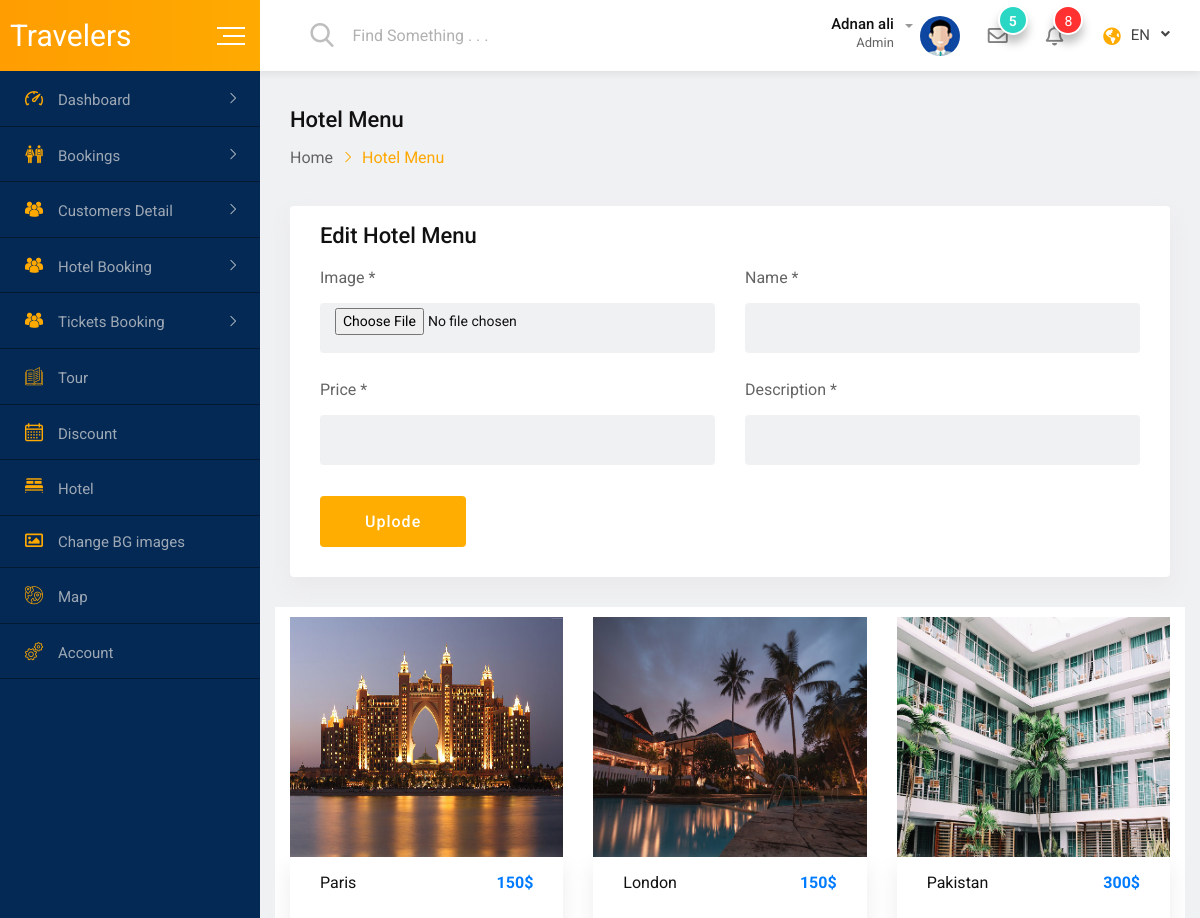
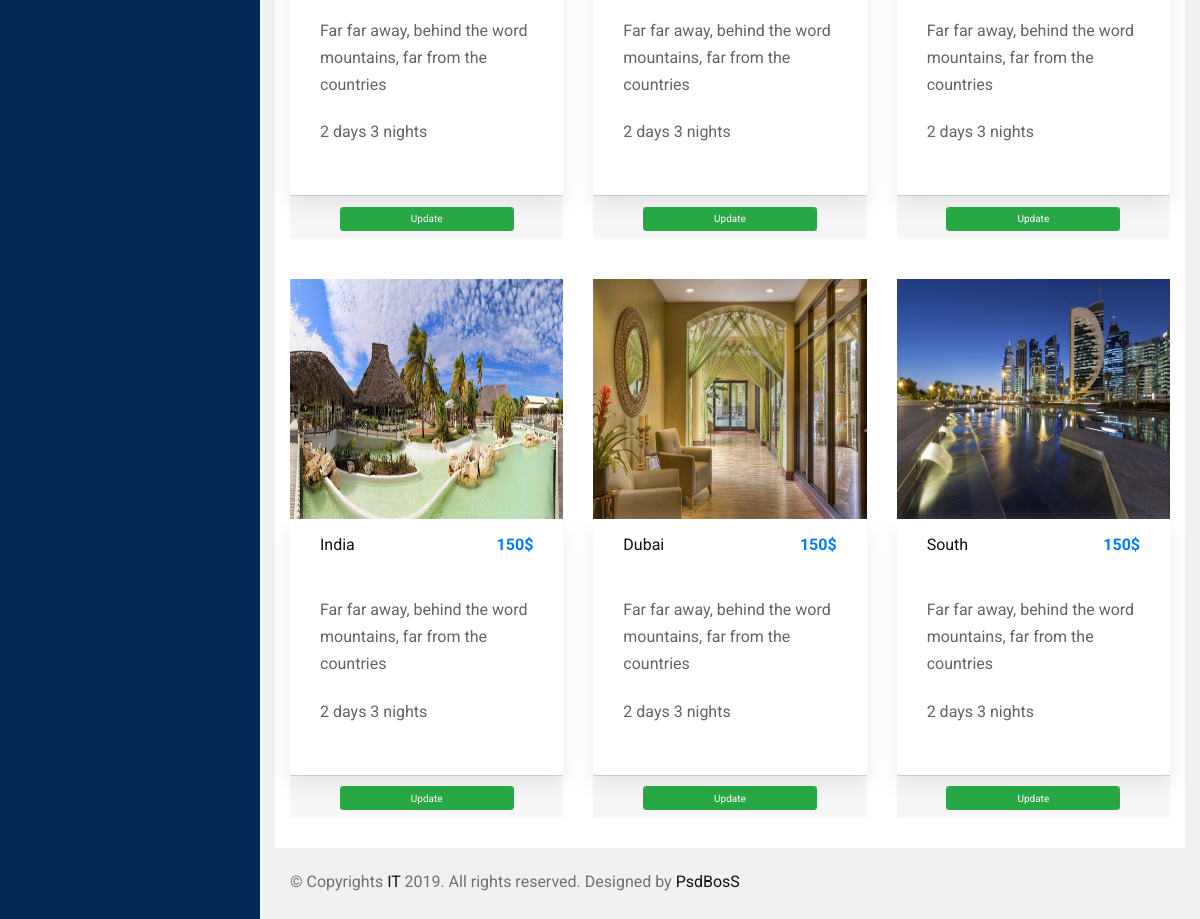
The page /admin/hotel.php (signed in) on the database its author committed (2 pictures, top to bottom).
### tables this page shows
CREATE TABLE `hotelmenu` (
  `id` int(11) NOT NULL,
  `pic` varchar(200) NOT NULL,
  `name` text NOT NULL,
  `price` text NOT NULL,
  `dis` text NOT NULL,
  `status` varchar(20) NOT NULL DEFAULT 'hotel'
);

### admin/hotel.php (the view, shortened to what this page needs)
<?php require_once 'includes/header.php'; ?>
<div class="dashboard-content-one">
  <div class="breadcrumbs-area">
    <h3>Hotel Menu</h3>
    <ul>
      <li>
        <a href="index.php">Home</a>
      </li>
      <li>Hotel Menu</li>
    </ul>
  </div>
  <div class="row">
    <div class="col-4-xxxl col-12">
      <div class="card height-auto">
        <div class="card-body">
          <div class="heading-layout1">
            <div class="item-title">
              <h3>Edit Hotel Menu</h3>
            </div>
                </div>
                <form class="new-added-form" method="POST" enctype="multipart/form-data">
                  <div class="row">
                    <div class="col-12-xxxl col-lg-6 col-12 form-group">
                      <label>Image *</label>
                      <input type="file" required="" name="pic" class="form-control">
                    </div>
                    <div class="col-12-xxxl col-lg-6 col-12 form-group">
                      <label>Name *</label>
                      <input type="text" required="" name="name" class="form-control">
                    </div>
                    <div class="col-12-xxxl col-lg-6 col-12 form-group">
                      <label>Price *</label>
                      <input type="text" required="" name="price" class="form-control">
                    </div>
                    <div class="col-12-xxxl col-lg-6 col-12 form-group">
                      <label>Description *</label>
                      <input type="text" class="form-control" name="dis" required="">
                    </div>
                    <div class="col-12 form-group mg-t-8">
                      <button type="submit" name="submit" class="btn-fill-lg btn-gradient-yellow btn-hover-bluedark">Uplode</button>
                    </div>
                  </div>
                </form>
              </div>
            </div>
          </div>
<div class="container-fluid">
  <?php
$query = "select * from hotelmenu";
$select = mysqli_query($con, $query);
?>
  <div class="row bg-light">
           <?php
while ($row = mysqli_fetch_assoc($select)) {
?>
    <div class="col-4">
      <div class="card  pt-3">
        <div class="card-img card-img-top"><img src="../uplode/<?php echo $row['pic'] ?>" style="width: 100%; height: 240px;" alt=""></div>
        <div class="card-body">
     <h6 class="d-flex justify-content-between"><?php echo $row['name'] ?> <p class="text-primary font-weight-bold"><?php echo $row['price'] ?></p></h6>
               <?php echo $row['dis']?>
        </div>
          <div class="card-footer text-sm-center"><a href="cardupdate.php?id=<?php echo $row['id'];  ?>" role="button" class="form-control btn btn-success" style="width: 70%;">Update</a></div>
      </div>
    </div>
<?php
}
?>
  </div>
</div>
                                          </div>
                                          <?php require_once 'includes/footer.php'; ?>

### admin/css/main.css (style rules this page uses)
html { color: #222; font-size: 1em; line-height: 1.4; }
audio, canvas, iframe, img, svg, video { vertical-align: middle; }

### rows shown on the page
hotelmenu: pic (picture), name "Paris", price "150$", dis "Far far away, behind the word mountains, far from the countries 2 days 3 nights"
hotelmenu: pic (picture), name "London", price "150$", dis "Far far away, behind the word mountains, far from the countries 2 days 3 nights"
hotelmenu: pic (picture), name "Pakistan", price "300$", dis "Far far away, behind the word mountains, far from the countries 2 days 3 nights"
hotelmenu: pic (picture), name "India", price "150$", dis "Far far away, behind the word mountains, far from the countries 2 days 3 nights"
hotelmenu: pic (picture), name "Dubai", price "150$", dis "Far far away, behind the word mountains, far from the countries 2 days 3 nights"
hotelmenu: pic (picture), name "South", price "150$", dis "Far far away, behind the word mountains, far from the countries 2 days 3 nights"

### other values the page prints
$_SESSION['fname'] "Adnan ali"
